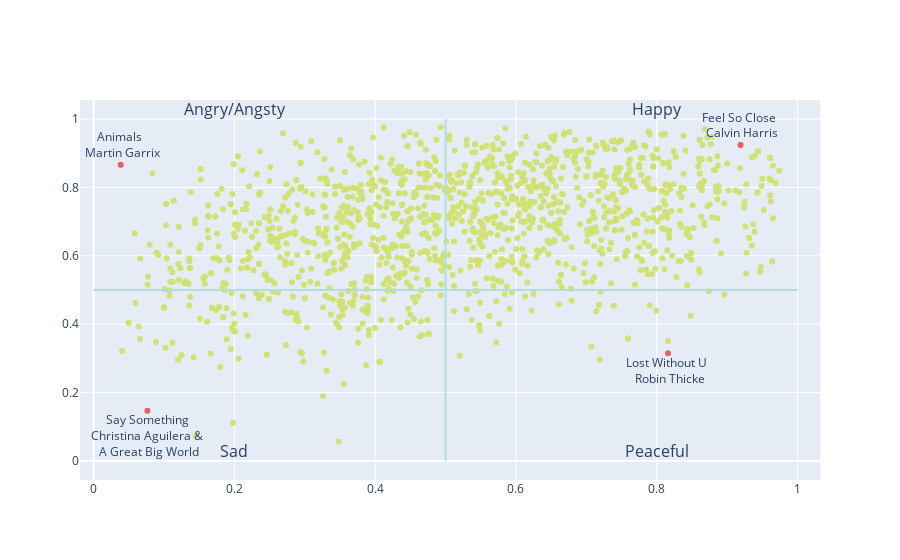

The notebook cell this image was saved under:
### Markdown cell above
### Mood 
        plotting energy vs valence
        high energy, valence = happy
        low energy, valence = sad
        high energy, low valence = angsty
        low energy, high valence = chill

### Code cell
import plotly.graph_objects as go

fig = go.Figure()

# Add traces
fig.add_trace(go.Scatter(x=af.valence, y=af.energy,
                    mode='markers',
                    name='markers',
                        showlegend=False,
                        marker = dict(color='#d2e174')
                        ))
fig.add_shape(type='line',
                x0=0,
                y0=0.5,
                x1=1,
                y1=0.5,
                line=dict(color='#afdfdd',),
                xref='x',
                yref='y'
)

fig.add_shape(type='line',
                x0=0.5,
                y0=0,
                x1=0.5,
                y1=1,
                line=dict(color='#afdfdd',),
                xref='x',
                yref='y'
)

#Add 4 song annotations

fig.add_trace(go.Scatter(
    x=[0.0386, 0.0765, 0.919,0.816],
    y=[.866,0.147,0.924,0.315],
    mode='markers+text',
    text=['Animals <br> Martin Garrix','Say Something<br>Christina Aguilera &<br> A Great Big World',
         'Feel So Close <br> Calvin Harris','Lost Without U <br> Robin Thicke'],
    textposition=['top center', 'bottom center','top center','bottom center'],
    showlegend = False,
    marker = dict(color = '#ec5b68',)

))

fig.add_trace(go.Scatter(
    x=[.8,0.2,0.2,0.8],
    y=[1,0,1,0],
    mode='text',
    text=['Happy','Sad','Angry/Angsty','Peaceful'],
    textposition='top center',
    textfont=dict(
        size=16),
    showlegend=False
))

fig.show() #hit songs have no chill

import chart_studio.plotly as py
py.plot(fig, filename = 'past_audiofeatures', auto_open=True)

### Figure 1 — Plotly figure (JSON) as saved in the notebook; plotly's stock layout.template omitted (floating-point values rounded to 4 significant figures; data arrays with more than 128 entries replaced by an {"elided": "..."} marker saying what was removed)
{"data": [{"marker": {"color": "#d2e174"}, "mode": "markers", "name": "markers", "showlegend": false, "type": "scatter", "x": {"elided": "1387 float values"}, "y": {"elided": "1387 float values"}}, {"marker": {"color": "#ec5b68"}, "mode": "markers+text", "showlegend": false, "text": ["Animals <br> Martin Garrix", "Say Something<br>Christina Aguilera &<br> A Great Big World", "Feel So Close <br> Calvin Harris", "Lost Without U <br> Robin Thicke"], "textposition": ["top center", "bottom center", "top center", "bottom center"], "type": "scatter", "x": [0.0386, 0.0765, 0.919, 0.816], "y": [0.866, 0.147, 0.924, 0.315]}, {"mode": "text", "showlegend": false, "text": ["Happy", "Sad", "Angry/Angsty", "Peaceful"], "textfont": {"size": 16}, "textposition": "top center", "type": "scatter", "x": [0.8, 0.2, 0.2, 0.8], "y": [1, 0, 1, 0]}], "layout": {"shapes": [{"line": {"color": "#afdfdd"}, "type": "line", "x0": 0, "x1": 1, "xref": "x", "y0": 0.5, "y1": 0.5, "yref": "y"}, {"line": {"color": "#afdfdd"}, "type": "line", "x0": 0.5, "x1": 0.5, "xref": "x", "y0": 0, "y1": 1, "yref": "y"}]}}
